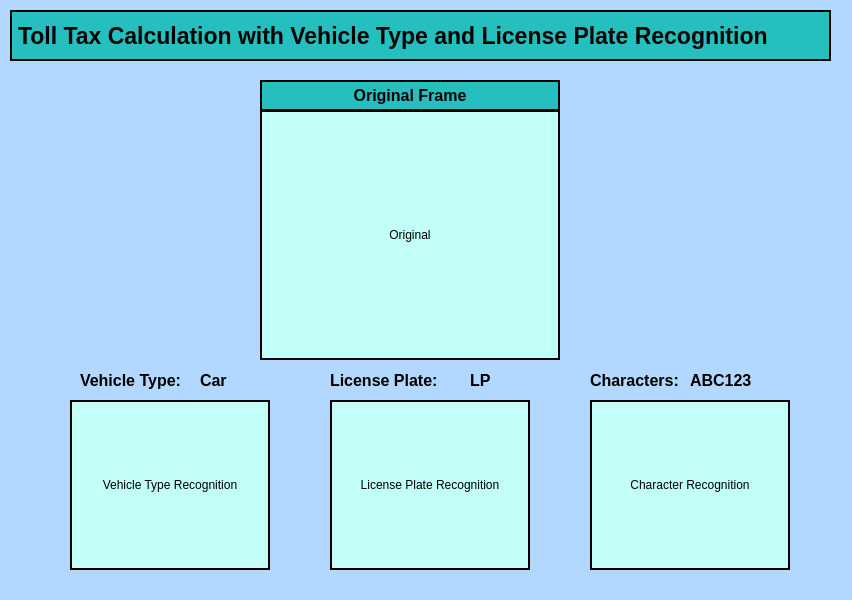
<?xml version="1.0" encoding="UTF-8"?>
<ui version="4.0">
 <class>MainWindow</class>
 <widget class="QMainWindow" name="MainWindow">
  <property name="geometry">
   <rect>
    <x>0</x>
    <y>0</y>
    <width>852</width>
    <height>600</height>
   </rect>
  </property>
  <property name="font">
   <font>
    <weight>50</weight>
    <bold>false</bold>
   </font>
  </property>
  <property name="windowTitle">
   <string>MainWindow</string>
  </property>
  <property name="styleSheet">
   <string notr="true">background-color: rgb(178, 216, 255);</string>
  </property>
  <widget class="QWidget" name="centralwidget">
   <widget class="QLabel" name="title">
    <property name="geometry">
     <rect>
      <x>10</x>
      <y>10</y>
      <width>821</width>
      <height>51</height>
     </rect>
    </property>
    <property name="font">
     <font>
      <family>MS Shell Dlg 2</family>
      <pointsize>17</pointsize>
      <weight>75</weight>
      <bold>true</bold>
     </font>
    </property>
    <property name="styleSheet">
     <string notr="true">color: rgb(0, 0, 0);
background-color: rgb(255, 191, 61);
background-color: rgb(38, 191, 191);
</string>
    </property>
    <property name="frameShape">
     <enum>QFrame::Box</enum>
    </property>
    <property name="lineWidth">
     <number>2</number>
    </property>
    <property name="text">
     <string>Toll Tax Calculation with Vehicle Type and License Plate Recognition</string>
    </property>
    <property name="scaledContents">
     <bool>true</bool>
    </property>
   </widget>
   <widget class="QLabel" name="original_img">
    <property name="enabled">
     <bool>true</bool>
    </property>
    <property name="geometry">
     <rect>
      <x>260</x>
      <y>110</y>
      <width>300</width>
      <height>250</height>
     </rect>
    </property>
    <property name="maximumSize">
     <size>
      <width>300</width>
      <height>250</height>
     </size>
    </property>
    <property name="font">
     <font>
      <weight>50</weight>
      <bold>false</bold>
     </font>
    </property>
    <property name="styleSheet">
     <string notr="true">background-color: rgb(194, 255, 246);</string>
    </property>
    <property name="frameShape">
     <enum>QFrame::Box</enum>
    </property>
    <property name="frameShadow">
     <enum>QFrame::Plain</enum>
    </property>
    <property name="lineWidth">
     <number>2</number>
    </property>
    <property name="text">
     <string>Original</string>
    </property>
    <property name="scaledContents">
     <bool>true</bool>
    </property>
    <property name="alignment">
     <set>Qt::AlignCenter</set>
    </property>
   </widget>
   <widget class="QLabel" name="type_img">
    <property name="geometry">
     <rect>
      <x>70</x>
      <y>400</y>
      <width>200</width>
      <height>170</height>
     </rect>
    </property>
    <property name="maximumSize">
     <size>
      <width>200</width>
      <height>170</height>
     </size>
    </property>
    <property name="styleSheet">
     <string notr="true">background-color: rgb(194, 255, 246);</string>
    </property>
    <property name="frameShape">
     <enum>QFrame::Box</enum>
    </property>
    <property name="lineWidth">
     <number>2</number>
    </property>
    <property name="text">
     <string>Vehicle Type Recognition</string>
    </property>
    <property name="scaledContents">
     <bool>true</bool>
    </property>
    <property name="alignment">
     <set>Qt::AlignCenter</set>
    </property>
   </widget>
   <widget class="QLabel" name="lp_img">
    <property name="geometry">
     <rect>
      <x>330</x>
      <y>400</y>
      <width>200</width>
      <height>170</height>
     </rect>
    </property>
    <property name="maximumSize">
     <size>
      <width>200</width>
      <height>170</height>
     </size>
    </property>
    <property name="styleSheet">
     <string notr="true">background-color: rgb(194, 255, 246);</string>
    </property>
    <property name="frameShape">
     <enum>QFrame::Box</enum>
    </property>
    <property name="lineWidth">
     <number>2</number>
    </property>
    <property name="text">
     <string>License Plate Recognition</string>
    </property>
    <property name="scaledContents">
     <bool>true</bool>
    </property>
    <property name="alignment">
     <set>Qt::AlignCenter</set>
    </property>
   </widget>
   <widget class="QLabel" name="character_img">
    <property name="geometry">
     <rect>
      <x>590</x>
      <y>400</y>
      <width>200</width>
      <height>170</height>
     </rect>
    </property>
    <property name="maximumSize">
     <size>
      <width>200</width>
      <height>170</height>
     </size>
    </property>
    <property name="styleSheet">
     <string notr="true">background-color: rgb(194, 255, 246);</string>
    </property>
    <property name="frameShape">
     <enum>QFrame::Box</enum>
    </property>
    <property name="lineWidth">
     <number>2</number>
    </property>
    <property name="text">
     <string>Character Recognition</string>
    </property>
    <property name="scaledContents">
     <bool>true</bool>
    </property>
    <property name="alignment">
     <set>Qt::AlignCenter</set>
    </property>
   </widget>
   <widget class="QLabel" name="original_text">
    <property name="geometry">
     <rect>
      <x>260</x>
      <y>80</y>
      <width>300</width>
      <height>31</height>
     </rect>
    </property>
    <property name="maximumSize">
     <size>
      <width>300</width>
      <height>16777215</height>
     </size>
    </property>
    <property name="font">
     <font>
      <pointsize>12</pointsize>
      <weight>75</weight>
      <bold>true</bold>
     </font>
    </property>
    <property name="styleSheet">
     <string notr="true">background-color: rgb(38, 191, 191);</string>
    </property>
    <property name="frameShape">
     <enum>QFrame::Box</enum>
    </property>
    <property name="lineWidth">
     <number>2</number>
    </property>
    <property name="text">
     <string>Original Frame</string>
    </property>
    <property name="scaledContents">
     <bool>false</bool>
    </property>
    <property name="alignment">
     <set>Qt::AlignCenter</set>
    </property>
   </widget>
   <widget class="QLabel" name="label_7">
    <property name="geometry">
     <rect>
      <x>80</x>
      <y>370</y>
      <width>111</width>
      <height>21</height>
     </rect>
    </property>
    <property name="font">
     <font>
      <pointsize>12</pointsize>
      <weight>75</weight>
      <bold>true</bold>
     </font>
    </property>
    <property name="text">
     <string>Vehicle Type:</string>
    </property>
   </widget>
   <widget class="QLabel" name="label_8">
    <property name="geometry">
     <rect>
      <x>330</x>
      <y>370</y>
      <width>121</width>
      <height>21</height>
     </rect>
    </property>
    <property name="font">
     <font>
      <pointsize>12</pointsize>
      <weight>75</weight>
      <bold>true</bold>
     </font>
    </property>
    <property name="text">
     <string>License Plate:</string>
    </property>
   </widget>
   <widget class="QLabel" name="label_9">
    <property name="geometry">
     <rect>
      <x>590</x>
      <y>370</y>
      <width>101</width>
      <height>21</height>
     </rect>
    </property>
    <property name="font">
     <font>
      <pointsize>12</pointsize>
      <weight>75</weight>
      <bold>true</bold>
     </font>
    </property>
    <property name="text">
     <string>Characters:</string>
    </property>
   </widget>
   <widget class="QLabel" name="type_text">
    <property name="geometry">
     <rect>
      <x>200</x>
      <y>370</y>
      <width>111</width>
      <height>21</height>
     </rect>
    </property>
    <property name="font">
     <font>
      <pointsize>12</pointsize>
      <weight>75</weight>
      <bold>true</bold>
     </font>
    </property>
    <property name="text">
     <string>Car</string>
    </property>
   </widget>
   <widget class="QLabel" name="lp_text">
    <property name="geometry">
     <rect>
      <x>470</x>
      <y>370</y>
      <width>81</width>
      <height>21</height>
     </rect>
    </property>
    <property name="font">
     <font>
      <pointsize>12</pointsize>
      <weight>75</weight>
      <bold>true</bold>
     </font>
    </property>
    <property name="text">
     <string>LP</string>
    </property>
   </widget>
   <widget class="QLabel" name="character_text">
    <property name="geometry">
     <rect>
      <x>690</x>
      <y>370</y>
      <width>101</width>
      <height>21</height>
     </rect>
    </property>
    <property name="font">
     <font>
      <pointsize>12</pointsize>
      <weight>75</weight>
      <bold>true</bold>
     </font>
    </property>
    <property name="text">
     <string>ABC123</string>
    </property>
   </widget>
  </widget>
 </widget>
 <resources/>
 <connections/>
</ui>
